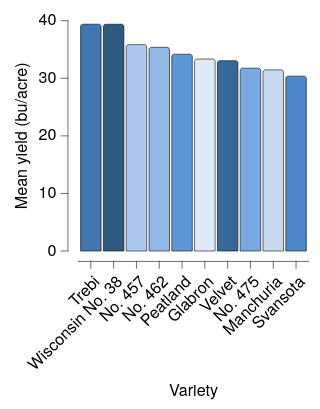

Express this chart as Vega-Lite.
### Vega-Lite specification from a JSON file in a GitHub repository (floating-point values rounded to 4 significant figures)
{"background": null, "config": {"arc": {"fill": "#DBDBDB", "fillOpacity": 1.0, "innerRadius": 25.0, "padAngle": 0.03, "stroke": "black", "strokeOpacity": 1, "strokeWidth": 0.25, "cornerRadius": 1.0}, "area": {"fill": "#DBDBDB", "fillOpacity": 1.0, "stroke": "black", "strokeOpacity": 1, "strokeWidth": 0.25}, "axis": {"domain": true, "domainCap": "round", "domainColor": "black", "domainWidth": 0.25, "grid": false, "gridCap": "round", "gridColor": "#F1F1F1", "gridDash": [0, 0], "gridOpacity": 1.0, "gridWidth": 0.25, "labelColor": "black", "labelFont": "Helvetica Neue", "labelFontSize": 7, "labelFontStyle": "normal", "labelFontWeight": 400, "offset": 4.5, "ticks": true, "tickCap": "round", "tickColor": "black", "tickRound": false, "tickSize": 3, "tickWidth": 0.25, "titleColor": "black", "titleFont": "Helvetica Neue", "titleFontSize": 7, "titleFontStyle": "normal", "titleFontWeight": 400}, "axisX": {"domain": true, "labelAlign": "right", "labelAngle": 315, "labels": true, "ticks": true, "translate": 0}, "axisY": {"domain": true, "labelAlign": "right", "labelAngle": 0, "labels": true, "ticks": true, "translate": 0}, "axisRight": {"domain": true, "labelAlign": "left", "labelAngle": 0, "labels": true, "ticks": true, "translate": 0}, "axisTop": {"domain": true, "labelAlign": "left", "labelAngle": 45, "labels": true, "ticks": true, "translate": 0}, "axisBand": {"tickOffset": 0}, "bar": {"fill": "#DBDBDB", "fillOpacity": 1.0, "stroke": "black", "strokeOpacity": 1, "strokeWidth": 0.25, "cornerRadiusEnd": 1.0}, "boxplot": {"size": 9.0, "ticks": {"cornerRadius": 0.25, "fill": "black", "size": 4.5, "thickness": 0.25}, "box": {"fillOpacity": 1.0, "stroke": "black", "strokeOpacity": 1, "strokeWidth": 0.25, "cornerRadius": 1.0}, "median": {"fill": "black", "fillOpacity": 1.0, "size": 9.0, "thickness": 0.25}, "rule": {"fill": "black", "fillOpacity": 1.0, "size": 10.0, "stroke": "black", "strokeDash": [0, 0], "strokeOpacity": 1, "strokeWidth": 0.25}, "outliers": {"color": "black", "fill": "black", "fillOpacity": 1.0, "size": 0, "stroke": "black", "strokeOpacity": 1, "strokeWidth": 0.25}}, "circle": {"fill": "black", "fillOpacity": 1.0, "size": 0.5, "stroke": null, "strokeOpacity": 1, "strokeWidth": 0.25}, "errorband": {"band": {"fillOpacity": 0.6, "stroke": null, "strokeWidth": 0.25, "strokeOpacity": 1}, "borders": {"opacity": 0, "strokeOpacity": 0.25, "strokeWidth": 1}}, "errorbar": {"opacity": 1, "rule": {"strokeDash": [0, 0], "strokeWidth": 0.25}, "ticks": {"color": "black", "cornerRadius": 0.125, "opacity": 1, "size": 6.0, "thickness": 0.25}, "thickness": 0.25}, "font": "Helvetica Neue", "geoshape": {"fill": "#DBDBDB", "fillOpacity": 1.0, "stroke": "black", "strokeOpacity": 1, "strokeWidth": 0.25}, "header": {"labelColor": "black", "labelFont": "Helvetica Neue", "labelFontSize": 7, "labelFontStyle": "normal", "labelFontWeight": 400, "titleColor": "black", "titleFont": "Helvetica Neue", "titleFontSize": 7, "titleFontStyle": "normal", "titleFontWeight": 400, "titlePadding": 0}, "legend": {"disable": false, "offset": 4.5, "gradientLength": 50.0, "gradientThickness": 5.0, "gradientOpacity": 1.0, "gradientStrokeColor": "black", "gradientStrokeWidth": 0.25, "labelColor": "black", "labelFont": "Helvetica Neue", "labelFontSize": 7, "labelFontStyle": "normal", "labelFontWeight": 400, "strokeColor": "black", "strokeWidth": 0, "symbolSize": 42, "symbolStrokeColor": "black", "symbolStrokeWidth": 0.25, "titleColor": "black", "titleFont": "Helvetica Neue", "titleFontSize": 7, "titleFontStyle": "normal", "titleFontWeight": 400}, "line": {"color": "black", "stroke": "black", "strokeCap": "round", "strokeDash": [0, 0], "strokeOpacity": 1, "strokeWidth": 0.375}, "point": {"filled": true, "fill": "#DBDBDB", "fillOpacity": 1.0, "size": 5.0, "stroke": "black", "strokeOpacity": 1, "strokeWidth": 0.25}, "range": {"category": ["#DFE9F7", "#C6D9F1", "#ADC8EC", "#94B8E6", "#7AA8E0", "#6097DA", "#4D87CA", "#4177B1", "#386898", "#2F597F", "#264A69", "#1D3A58"], "diverging": {"scheme": ["#DFE9F7", "#C6D9F1", "#ADC8EC", "#94B8E6", "#7AA8E0", "#6097DA", "#4D87CA", "#4177B1", "#386898", "#2F597F", "#264A69", "#1D3A58"]}, "heatmap": {"scheme": ["#DFE9F7", "#C6D9F1", "#ADC8EC", "#94B8E6", "#7AA8E0", "#6097DA", "#4D87CA", "#4177B1", "#386898", "#2F597F", "#264A69", "#1D3A58"]}, "ordinal": {"scheme": ["#DFE9F7", "#C6D9F1", "#ADC8EC", "#94B8E6", "#7AA8E0", "#6097DA", "#4D87CA", "#4177B1", "#386898", "#2F597F", "#264A69", "#1D3A58"]}, "ramp": {"scheme": ["#DFE9F7", "#C6D9F1", "#ADC8EC", "#94B8E6", "#7AA8E0", "#6097DA", "#4D87CA", "#4177B1", "#386898", "#2F597F", "#264A69", "#1D3A58"]}}, "rule": {"color": "black", "stroke": "black", "strokeCap": "round", "strokeDash": [2, 2], "strokeOpacity": 1, "strokeWidth": 0.25}, "scale": {"bandPaddingInner": 0.1, "bandPaddingOuter": 0.1, "round": false}, "rect": {"fill": "#DBDBDB", "fillOpacity": 1.0, "stroke": "black", "strokeOpacity": 1, "strokeWidth": 0.25, "cornerRadius": 1.0}, "square": {"fill": "#DBDBDB", "fillOpacity": 1.0, "size": 10.0, "stroke": "black", "strokeOpacity": 1, "strokeWidth": 0.25}, "text": {"color": "black", "font": "Helvetica Neue", "fontSize": 7, "fontStyle": "normal", "fontWeight": 400}, "title": {"anchor": "middle", "frame": "group", "color": "black", "font": "Helvetica Neue", "fontSize": 7, "fontStyle": "normal", "fontWeight": 400, "subtitleColor": "black", "subtitleFont": "Helvetica Neue", "subtitleFontSize": "Helvetica Neue", "subtitleFontStyle": "normal", "subtitleFontWeight": 400}, "view": {"continuousWidth": 100, "continuousHeight": 100, "discreteWidth": 100, "discreteHeight": 100, "fill": null, "stroke": null, "strokeWidth": 0.25}}, "data": {"name": "data-9cc0564cb5591205eeeca8d2429dd11b"}, "mark": {"type": "bar"}, "encoding": {"color": {"field": "variety", "legend": null, "type": "nominal"}, "x": {"field": "variety", "sort": "-y", "title": "Variety", "type": "nominal"}, "y": {"aggregate": "mean", "field": "yield", "title": "Mean yield (bu/acre)", "type": "quantitative"}}, "$schema": "https://vega.github.io/schema/vega-lite/v6.4.1.json", "datasets": {"data-9cc0564cb5591205eeeca8d2429dd11b": [{"yield": 27.0, "variety": "Manchuria", "year": 1931, "site": "University Farm"}, {"yield": 48.87, "variety": "Manchuria", "year": 1931, "site": "Waseca"}, {"yield": 27.43, "variety": "Manchuria", "year": 1931, "site": "Morris"}, {"yield": 39.93, "variety": "Manchuria", "year": 1931, "site": "Crookston"}, {"yield": 32.97, "variety": "Manchuria", "year": 1931, "site": "Grand Rapids"}, {"yield": 28.97, "variety": "Manchuria", "year": 1931, "site": "Duluth"}, {"yield": 43.07, "variety": "Glabron", "year": 1931, "site": "University Farm"}, {"yield": 55.2, "variety": "Glabron", "year": 1931, "site": "Waseca"}, {"yield": 28.77, "variety": "Glabron", "year": 1931, "site": "Morris"}, {"yield": 38.13, "variety": "Glabron", "year": 1931, "site": "Crookston"}, {"yield": 29.13, "variety": "Glabron", "year": 1931, "site": "Grand Rapids"}, {"yield": 29.67, "variety": "Glabron", "year": 1931, "site": "Duluth"}, {"yield": 35.13, "variety": "Svansota", "year": 1931, "site": "University Farm"}, {"yield": 47.33, "variety": "Svansota", "year": 1931, "site": "Waseca"}, {"yield": 25.77, "variety": "Svansota", "year": 1931, "site": "Morris"}, {"yield": 40.47, "variety": "Svansota", "year": 1931, "site": "Crookston"}, {"yield": 29.67, "variety": "Svansota", "year": 1931, "site": "Grand Rapids"}, {"yield": 25.7, "variety": "Svansota", "year": 1931, "site": "Duluth"}, {"yield": 39.9, "variety": "Velvet", "year": 1931, "site": "University Farm"}, {"yield": 50.23, "variety": "Velvet", "year": 1931, "site": "Waseca"}, {"yield": 26.13, "variety": "Velvet", "year": 1931, "site": "Morris"}, {"yield": 41.33, "variety": "Velvet", "year": 1931, "site": "Crookston"}, {"yield": 23.03, "variety": "Velvet", "year": 1931, "site": "Grand Rapids"}, {"yield": 26.3, "variety": "Velvet", "year": 1931, "site": "Duluth"}, {"yield": 36.57, "variety": "Trebi", "year": 1931, "site": "University Farm"}, {"yield": 63.83, "variety": "Trebi", "year": 1931, "site": "Waseca"}, {"yield": 43.77, "variety": "Trebi", "year": 1931, "site": "Morris"}, {"yield": 46.93, "variety": "Trebi", "year": 1931, "site": "Crookston"}, {"yield": 29.77, "variety": "Trebi", "year": 1931, "site": "Grand Rapids"}, {"yield": 33.93, "variety": "Trebi", "year": 1931, "site": "Duluth"}, {"yield": 43.27, "variety": "No. 457", "year": 1931, "site": "University Farm"}, {"yield": 58.1, "variety": "No. 457", "year": 1931, "site": "Waseca"}, {"yield": 28.7, "variety": "No. 457", "year": 1931, "site": "Morris"}, {"yield": 45.67, "variety": "No. 457", "year": 1931, "site": "Crookston"}, {"yield": 32.17, "variety": "No. 457", "year": 1931, "site": "Grand Rapids"}, {"yield": 33.6, "variety": "No. 457", "year": 1931, "site": "Duluth"}, {"yield": 36.6, "variety": "No. 462", "year": 1931, "site": "University Farm"}, {"yield": 65.77, "variety": "No. 462", "year": 1931, "site": "Waseca"}, {"yield": 30.37, "variety": "No. 462", "year": 1931, "site": "Morris"}, {"yield": 48.57, "variety": "No. 462", "year": 1931, "site": "Crookston"}, {"yield": 24.93, "variety": "No. 462", "year": 1931, "site": "Grand Rapids"}, {"yield": 28.1, "variety": "No. 462", "year": 1931, "site": "Duluth"}, {"yield": 32.77, "variety": "Peatland", "year": 1931, "site": "University Farm"}, {"yield": 48.57, "variety": "Peatland", "year": 1931, "site": "Waseca"}, {"yield": 29.87, "variety": "Peatland", "year": 1931, "site": "Morris"}, {"yield": 41.6, "variety": "Peatland", "year": 1931, "site": "Crookston"}, {"yield": 34.7, "variety": "Peatland", "year": 1931, "site": "Grand Rapids"}, {"yield": 32.0, "variety": "Peatland", "year": 1931, "site": "Duluth"}, {"yield": 24.67, "variety": "No. 475", "year": 1931, "site": "University Farm"}, {"yield": 46.77, "variety": "No. 475", "year": 1931, "site": "Waseca"}, {"yield": 22.6, "variety": "No. 475", "year": 1931, "site": "Morris"}, {"yield": 44.1, "variety": "No. 475", "year": 1931, "site": "Crookston"}, {"yield": 19.7, "variety": "No. 475", "year": 1931, "site": "Grand Rapids"}, {"yield": 33.07, "variety": "No. 475", "year": 1931, "site": "Duluth"}, {"yield": 39.3, "variety": "Wisconsin No. 38", "year": 1931, "site": "University Farm"}, {"yield": 58.8, "variety": "Wisconsin No. 38", "year": 1931, "site": "Waseca"}, {"yield": 29.47, "variety": "Wisconsin No. 38", "year": 1931, "site": "Morris"}, {"yield": 49.87, "variety": "Wisconsin No. 38", "year": 1931, "site": "Crookston"}, {"yield": 34.47, "variety": "Wisconsin No. 38", "year": 1931, "site": "Grand Rapids"}, {"yield": 31.6, "variety": "Wisconsin No. 38", "year": 1931, "site": "Duluth"}, {"yield": 26.9, "variety": "Manchuria", "year": 1932, "site": "University Farm"}, {"yield": 33.47, "variety": "Manchuria", "year": 1932, "site": "Waseca"}, {"yield": 34.37, "variety": "Manchuria", "year": 1932, "site": "Morris"}, {"yield": 32.97, "variety": "Manchuria", "year": 1932, "site": "Crookston"}, {"yield": 22.13, "variety": "Manchuria", "year": 1932, "site": "Grand Rapids"}, {"yield": 22.57, "variety": "Manchuria", "year": 1932, "site": "Duluth"}, {"yield": 36.8, "variety": "Glabron", "year": 1932, "site": "University Farm"}, {"yield": 37.73, "variety": "Glabron", "year": 1932, "site": "Waseca"}, {"yield": 35.13, "variety": "Glabron", "year": 1932, "site": "Morris"}, {"yield": 26.17, "variety": "Glabron", "year": 1932, "site": "Crookston"}, {"yield": 14.43, "variety": "Glabron", "year": 1932, "site": "Grand Rapids"}, {"yield": 25.87, "variety": "Glabron", "year": 1932, "site": "Duluth"}, {"yield": 27.43, "variety": "Svansota", "year": 1932, "site": "University Farm"}, {"yield": 38.5, "variety": "Svansota", "year": 1932, "site": "Waseca"}, {"yield": 35.03, "variety": "Svansota", "year": 1932, "site": "Morris"}, {"yield": 20.63, "variety": "Svansota", "year": 1932, "site": "Crookston"}, {"yield": 16.63, "variety": "Svansota", "year": 1932, "site": "Grand Rapids"}, {"yield": 22.23, "variety": "Svansota", "year": 1932, "site": "Duluth"}, {"yield": 26.8, "variety": "Velvet", "year": 1932, "site": "University Farm"}, {"yield": 37.4, "variety": "Velvet", "year": 1932, "site": "Waseca"}, {"yield": 38.83, "variety": "Velvet", "year": 1932, "site": "Morris"}, {"yield": 32.07, "variety": "Velvet", "year": 1932, "site": "Crookston"}, {"yield": 32.23, "variety": "Velvet", "year": 1932, "site": "Grand Rapids"}, {"yield": 22.47, "variety": "Velvet", "year": 1932, "site": "Duluth"}, {"yield": 29.07, "variety": "Trebi", "year": 1932, "site": "University Farm"}, {"yield": 49.23, "variety": "Trebi", "year": 1932, "site": "Waseca"}, {"yield": 46.63, "variety": "Trebi", "year": 1932, "site": "Morris"}, {"yield": 41.83, "variety": "Trebi", "year": 1932, "site": "Crookston"}, {"yield": 20.63, "variety": "Trebi", "year": 1932, "site": "Grand Rapids"}, {"yield": 30.6, "variety": "Trebi", "year": 1932, "site": "Duluth"}, {"yield": 26.43, "variety": "No. 457", "year": 1932, "site": "University Farm"}, {"yield": 42.2, "variety": "No. 457", "year": 1932, "site": "Waseca"}, {"yield": 43.53, "variety": "No. 457", "year": 1932, "site": "Morris"}, {"yield": 34.33, "variety": "No. 457", "year": 1932, "site": "Crookston"}, {"yield": 19.47, "variety": "No. 457", "year": 1932, "site": "Grand Rapids"}, {"yield": 22.7, "variety": "No. 457", "year": 1932, "site": "Duluth"}, {"yield": 25.57, "variety": "No. 462", "year": 1932, "site": "University Farm"}, {"yield": 44.7, "variety": "No. 462", "year": 1932, "site": "Waseca"}, {"yield": 47.0, "variety": "No. 462", "year": 1932, "site": "Morris"}, {"yield": 30.53, "variety": "No. 462", "year": 1932, "site": "Crookston"}, {"yield": 19.9, "variety": "No. 462", "year": 1932, "site": "Grand Rapids"}, {"yield": 22.5, "variety": "No. 462", "year": 1932, "site": "Duluth"}, {"yield": 28.07, "variety": "Peatland", "year": 1932, "site": "University Farm"}, {"yield": 36.03, "variety": "Peatland", "year": 1932, "site": "Waseca"}, {"yield": 43.2, "variety": "Peatland", "year": 1932, "site": "Morris"}, {"yield": 25.23, "variety": "Peatland", "year": 1932, "site": "Crookston"}, {"yield": 26.77, "variety": "Peatland", "year": 1932, "site": "Grand Rapids"}, {"yield": 31.37, "variety": "Peatland", "year": 1932, "site": "Duluth"}, {"yield": 30.0, "variety": "No. 475", "year": 1932, "site": "University Farm"}, {"yield": 41.27, "variety": "No. 475", "year": 1932, "site": "Waseca"}, {"yield": 44.23, "variety": "No. 475", "year": 1932, "site": "Morris"}, {"yield": 32.13, "variety": "No. 475", "year": 1932, "site": "Crookston"}, {"yield": 15.23, "variety": "No. 475", "year": 1932, "site": "Grand Rapids"}, {"yield": 27.37, "variety": "No. 475", "year": 1932, "site": "Duluth"}, {"yield": 38.0, "variety": "Wisconsin No. 38", "year": 1932, "site": "University Farm"}, {"yield": 58.17, "variety": "Wisconsin No. 38", "year": 1932, "site": "Waseca"}, {"yield": 47.17, "variety": "Wisconsin No. 38", "year": 1932, "site": "Morris"}, {"yield": 35.9, "variety": "Wisconsin No. 38", "year": 1932, "site": "Crookston"}, {"yield": 20.67, "variety": "Wisconsin No. 38", "year": 1932, "site": "Grand Rapids"}, {"yield": 29.33, "variety": "Wisconsin No. 38", "year": 1932, "site": "Duluth"}]}}
